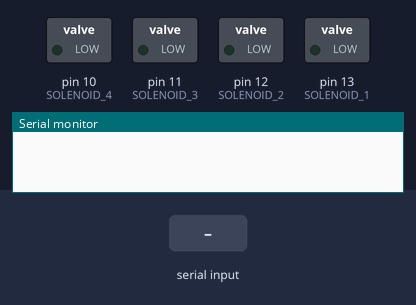
Recording of a sketch running on a simulated Arduino Uno, built with avr-gcc and run on an emulated ATmega328P. On the bench: switched loads named in the sketch (green lamp = pin HIGH), the last lines printed to the serial monitor. Inputs (shaded band) come from the test bench.

Above: at 1.2 s.
1.3 s: "1" received over Serial
At 2.4 s:
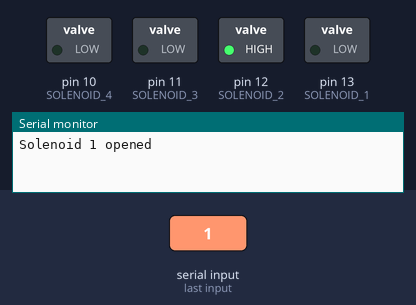
2.8 s: "3" received over Serial
At 3.5 s:
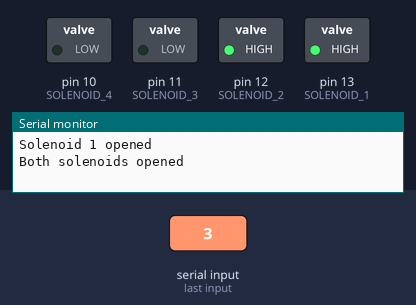
4.3 s: "2" received over Serial
At 4.6 s:
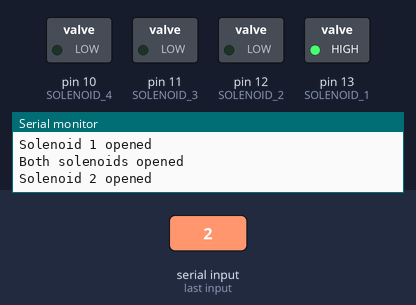
Timing chart, 0 to 7.3 s (numbered marks = the images above; inputs shaded):
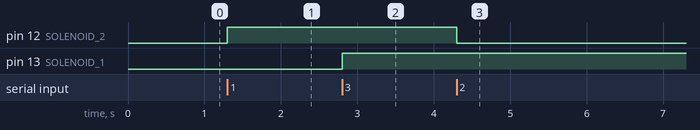

Measured:
- after the input at 1.3 s, pin 12 (SOLENOID_2): LOW → HIGH at once
- after the input at 2.8 s, pin 13 (SOLENOID_1): LOW → HIGH at once
- after the input at 4.3 s, pin 12 (SOLENOID_2): HIGH → LOW at once

The sketch:

Arduino_Two_Solenoid_Control.ino
```cpp
// Arduino code for pressure box

int SOLENOID_1 = 13;
int SOLENOID_2 = 12;
int SOLENOID_3 = 11;
int SOLENOID_4 = 10;
int data;

void setup() {
  Serial.begin(9600);
  pinMode(SOLENOID_1, OUTPUT);
  pinMode(SOLENOID_2, OUTPUT);
  pinMode(SOLENOID_3, OUTPUT);
  pinMode(SOLENOID_4, OUTPUT);
  digitalWrite(SOLENOID_1, LOW);
  digitalWrite(SOLENOID_2, LOW);
  digitalWrite(SOLENOID_3, LOW);
  digitalWrite(SOLENOID_4, LOW);
}

void loop() {
  data = Serial.read();

  switch (data) {
    case '1':
      digitalWrite(SOLENOID_1, LOW);
      digitalWrite(SOLENOID_2, HIGH);
      Serial.println("Solenoid 1 opened");
      break;
    case '2':
      digitalWrite(SOLENOID_1, HIGH);
      digitalWrite(SOLENOID_2, LOW);
      Serial.println("Solenoid 2 opened");
      break;
    case '3':
      digitalWrite(SOLENOID_1, HIGH);
      digitalWrite(SOLENOID_2, HIGH);
      Serial.println("Both solenoids opened");
      break;

    case '0':
      digitalWrite(SOLENOID_1, LOW);
      digitalWrite(SOLENOID_2, LOW);
      Serial.println("Both solenoids closed");
      break;
  }
}
```
